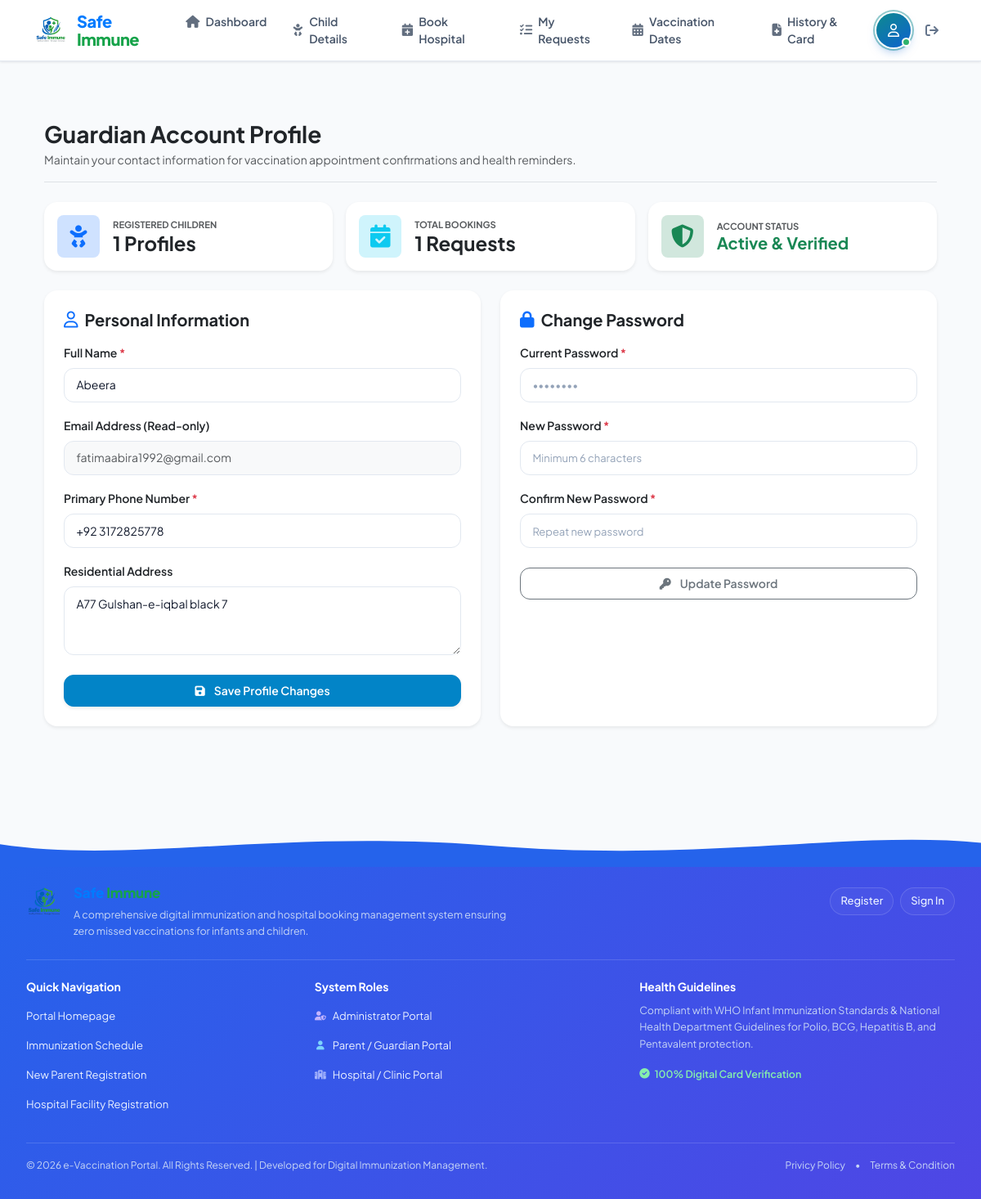
Page /parent/profile.php (signed in) on the committed database.
### tables this page shows
CREATE TABLE `users` (
  `id` INT NOT NULL AUTO_INCREMENT,
  `name` VARCHAR(100) NOT NULL,
  `email` VARCHAR(120) NOT NULL,
  `password` VARCHAR(255) NOT NULL,
  `role` VARCHAR(20) NOT NULL,
  `phone` VARCHAR(30) DEFAULT NULL,
  `address` TEXT,
  `created_at` DATETIME DEFAULT CURRENT_TIMESTAMP,
  PRIMARY KEY (`id`),
  UNIQUE KEY `email` (`email`)
);

### includes/db.php (called while the page is built, shortened)
<?php
function get_db(): PDO {
    static $pdo = null;
    if ($pdo !== null) {
        return $pdo;
    }
    try {
        if (DB_DRIVER === 'sqlite') {
            $dbDir = dirname(SQLITE_PATH);
            if (!is_dir($dbDir)) {
                mkdir($dbDir, 0777, true);
            }
            $isNew = !file_exists(SQLITE_PATH) || filesize(SQLITE_PATH) === 0;
            $pdo = new PDO('sqlite:' . SQLITE_PATH);
            $pdo->setAttribute(PDO::ATTR_ERRMODE, PDO::ERRMODE_EXCEPTION);
            $pdo->setAttribute(PDO::ATTR_DEFAULT_FETCH_MODE, PDO::FETCH_ASSOC);
            $pdo->exec("PRAGMA foreign_keys = ON;");
            if ($isNew || !table_exists($pdo, 'users')) {
                initialize_database($pdo);
            }
        } else {
            $dsn = "mysql:host=" . DB_HOST . ";port=" . DB_PORT . ";dbname=" . DB_NAME . ";charset=utf8mb4";
            $pdo = new PDO($dsn, DB_USER, DB_PASS, [
                PDO::ATTR_ERRMODE => PDO::ERRMODE_EXCEPTION,
                PDO::ATTR_DEFAULT_FETCH_MODE => PDO::FETCH_ASSOC,
                PDO::ATTR_EMULATE_PREPARES => false
            ]);
        }
        return $pdo;
    } catch (PDOException $e) {
        die("Database Connection Error: " . htmlspecialchars($e->getMessage()));
    }
}
function db_query(string $sql, array $params = []): PDOStatement {
    $pdo = get_db();
    $stmt = $pdo->prepare($sql);
    $stmt->execute($params);
    return $stmt;
}
function db_fetch_one(string $sql, array $params = []) {
    return db_query($sql, $params)->fetch();
}

### parent/profile.php (the view, shortened to what this page needs)
<?php
$userId = (int)current_user()['id'];
$userData = db_fetch_one("SELECT * FROM users WHERE id = ?", [$userId]);
$totalChildren = db_fetch_one("SELECT COUNT(*) as cnt FROM children WHERE parent_id = ?", [$userId])['cnt'] ?? 0;
$totalBookings = db_fetch_one("SELECT COUNT(*) as cnt FROM appointments WHERE parent_id = ?", [$userId])['cnt'] ?? 0;
require_once __DIR__ . '/../includes/header.php';
?>
<div class="container py-4">
    <div class="d-flex flex-column flex-md-row align-items-md-center justify-content-between pb-3 mb-4 border-bottom gap-3">
        <div>
            <h1 class="h3 fw-bold text-dark mb-1">Guardian Account Profile</h1>
            <p class="text-muted small mb-0">Maintain your contact information for vaccination appointment confirmations and health reminders.</p>
        </div>
    </div>
    <div class="row g-3 mb-4">
        <div class="col-12 col-md-4">
            <div class="card border-0 shadow-sm rounded-4 h-100 p-3">
                <div class="d-flex align-items-center gap-3">
                    <div class="rounded-3 bg-primary-subtle text-primary d-flex align-items-center justify-content-center fs-3 flex-shrink-0" style="width: 52px; height: 52px;">
                        <i class="fa-solid fa-baby"></i>
                    </div>
                    <div>
                        <span class="text-muted text-uppercase fw-bold small d-block" style="font-size: 0.7rem;">Registered Children</span>
                        <h4 class="fw-bold text-dark mb-0"><?= $totalChildren ?> Profiles</h4>
                    </div>
                </div>
            </div>
        </div>
        <div class="col-12 col-md-4">
            <div class="card border-0 shadow-sm rounded-4 h-100 p-3">
                <div class="d-flex align-items-center gap-3">
                    <div class="rounded-3 bg-info-subtle text-info d-flex align-items-center justify-content-center fs-3 flex-shrink-0" style="width: 52px; height: 52px;">
                        <i class="fa-solid fa-calendar-check"></i>
                    </div>
                    <div>
                        <span class="text-muted text-uppercase fw-bold small d-block" style="font-size: 0.7rem;">Total Bookings</span>
                        <h4 class="fw-bold text-dark mb-0"><?= $totalBookings ?> Requests</h4>
                    </div>
                </div>
            </div>
        </div>
        <div class="col-12 col-md-4">
            <div class="card border-0 shadow-sm rounded-4 h-100 p-3">
                <div class="d-flex align-items-center gap-3">
                    <div class="rounded-3 bg-success-subtle text-success d-flex align-items-center justify-content-center fs-3 flex-shrink-0" style="width: 52px; height: 52px;">
                        <i class="fa-solid fa-shield-halved"></i>
                    </div>
                    <div>
                        <span class="text-muted text-uppercase fw-bold small d-block" style="font-size: 0.7rem;">Account Status</span>
                        <h5 class="fw-bold text-success mb-0">Active & Verified</h5>
                    </div>
                </div>
            </div>
        </div>
    </div>
    <div class="row g-4">
        <div class="col-12 col-lg-6">
            <div class="card border-0 shadow-sm rounded-4 h-100">
                <div class="card-body p-4">
                    <h5 class="card-title fw-bold text-dark mb-3 d-flex align-items-center gap-2">
                        <i class="fa-regular fa-user text-primary"></i> Personal Information
                    </h5>
                    <form method="POST" action="<?= BASE_URL ?>/parent/profile.php">
                        <div class="mb-3">
                            <label class="form-label fw-semibold small text-dark">Full Name <span class="text-danger">*</span></label>
                            <input type="text" name="name" required value="<?= htmlspecialchars($userData['name']) ?>" class="form-control">
                        </div>
                        <div class="mb-3">
                            <label class="form-label fw-semibold small text-dark">Email Address (Read-only)</label>
                            <input type="email" disabled value="<?= htmlspecialchars($userData['email']) ?>" class="form-control bg-light text-muted">
                        </div>
                        <div class="mb-3">
                            <label class="form-label fw-semibold small text-dark">Primary Phone Number <span class="text-danger">*</span></label>
                            <input type="tel" name="phone" required value="<?= htmlspecialchars($userData['phone'] ?? '') ?>" class="form-control">
                        </div>
                        <div class="mb-4">
                            <label class="form-label fw-semibold small text-dark">Residential Address</label>
                            <textarea name="address" rows="3" class="form-control"><?= htmlspecialchars($userData['address'] ?? '') ?></textarea>
                        </div>
                        <button type="submit" class="btn btn-primary w-100 py-2 fw-semibold shadow-sm">
                            <i class="fa-solid fa-floppy-disk me-1"></i> Save Profile Changes
                        </button>
                    </form>
                </div>
            </div>
        </div>
        <div class="col-12 col-lg-6">
            <div class="card border-0 shadow-sm rounded-4 h-100">
                <div class="card-body p-4">
                    <h5 class="card-title fw-bold text-dark mb-3 d-flex align-items-center gap-2">
                        <i class="fa-solid fa-lock text-primary"></i> Change Password
                    </h5>
                    <form method="POST" action="<?= BASE_URL ?>/parent/profile.php">
                        <div class="mb-3">
                            <label class="form-label fw-semibold small text-dark">Current Password <span class="text-danger">*</span></label>
                            <input type="password" name="current_password" required placeholder="••••••••" class="form-control">
                        </div>
                        <div class="mb-3">
                            <label class="form-label fw-semibold small text-dark">New Password <span class="text-danger">*</span></label>
                            <input type="password" name="new_password" required minlength="6" placeholder="Minimum 6 characters" class="form-control">
                        </div>
                        <div class="mb-4">
                            <label class="form-label fw-semibold small text-dark">Confirm New Password <span class="text-danger">*</span></label>
                            <input type="password" name="confirm_password" required minlength="6" placeholder="Repeat new password" class="form-control">
                        </div>
                        <button type="submit" class="btn btn-outline-secondary w-100 py-2 fw-semibold">
                            <i class="fa-solid fa-key me-1"></i> Update Password
                        </button>
                    </form>
                </div>
            </div>
        </div>
    </div>
</div>
<?php require_once __DIR__ . '/../includes/footer.php'; ?>

### assets/css/global.css (style rules this page uses)
:root { --primary-color: #0284c7; --primary-hover: #0369a1; --primary-light: #e0f2fe; --primary-rgb: 2, 132, 199; --brand-color: #16a34a; --brand-hover: #15803d; --brand-light: #dcfce7; --brand-rgb: 22, 163, 74; --medical-cyan: #06b6d4; --medical-purple: #7c3aed; --medical-purple-light: #f3e8ff; --medical-indigo: #4f46e5; --medical-indigo-light: #eef2ff; --bg-app: #f8fafc; --bg-surface: #ffffff; --bg-subtle: #f1f5f9; --border-color: #e2e8f0; --border-light: #f1f5f9; --text-main: #0f172a; --text-muted: #64748b; --text-subtle: #94a3b8; --status-success: #10b981; --status-warning: #f59e0b; --status-danger: #ef4444; --status-info: #0ea5e9; --shadow-subtle: 0 1px 3px rgba(15, 23, 42, 0.05); --shadow-card: 0 4px 6px -1px rgba(15, 23, 42, 0.07), 0 2px 4px -2px rgba(15, 23, 42, 0.05); --shadow-hover: 0 10px 15px -3px rgba(15, 23, 42, 0.08), 0 4px 6px -4px rgba(15, 23, 42, 0.04); --shadow-float: 0 20px 25px -5px rgba(15, 23, 42, 0.08), 0 8px 10px -6px rgba(15, 23, 42, 0.04); --radius-sm: 0.375rem; --radius-md: 0.5rem; --radius-lg: 0.75rem; --radius-xl: 1rem; --radius-2xl: 1.25rem; --radius-pill: 9999px; }
body { font-family: 'Plus Jakarta Sans', system-ui, -apple-system, 'Segoe UI', Roboto, Helvetica, Arial, sans-serif; background-color: var(--bg-app); color: var(--text-main); min-height: 100vh; display: flex; flex-direction: column; -webkit-font-smoothing: antialiased; }
.btn { font-weight: 600; border-radius: var(--radius-lg); padding: 0.5rem 1.15rem; font-size: 0.875rem; transition: all 0.25s ease; display: inline-flex; align-items: center; justify-content: center; gap: 0.45rem; }
.btn-primary { background-color: var(--primary-color); border-color: var(--primary-color); color: #ffffff; }

### assets/css/forms.css (style rules this page uses)
.form-control, .form-select { border: 1px solid var(--border-color); border-radius: var(--radius-lg); padding: 0.6rem 0.9rem; font-size: 0.875rem; color: var(--text-main); background-color: #ffffff; transition: border-color 0.2s ease, box-shadow 0.2s ease; }
.form-control::placeholder { color: var(--text-subtle); font-size: 0.8125rem; }

### rows in the picture
users: name "Abeera", email "fatimaabira1992@gmail.com", phone "+92 3172825778", address "A77 Gulshan-e-iqbal black 7"

### other values in the picture
$totalChildren "1"
$totalBookings "1"
APP_NAME "e-Vaccination Portal"
